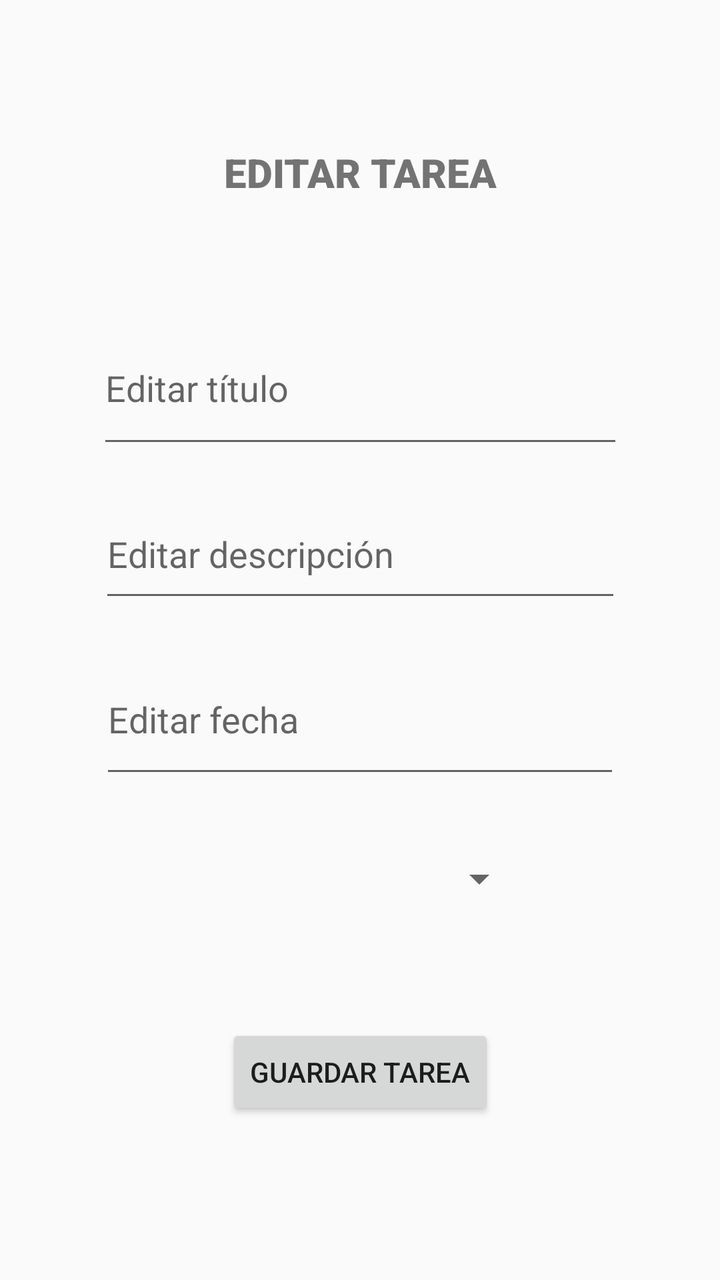
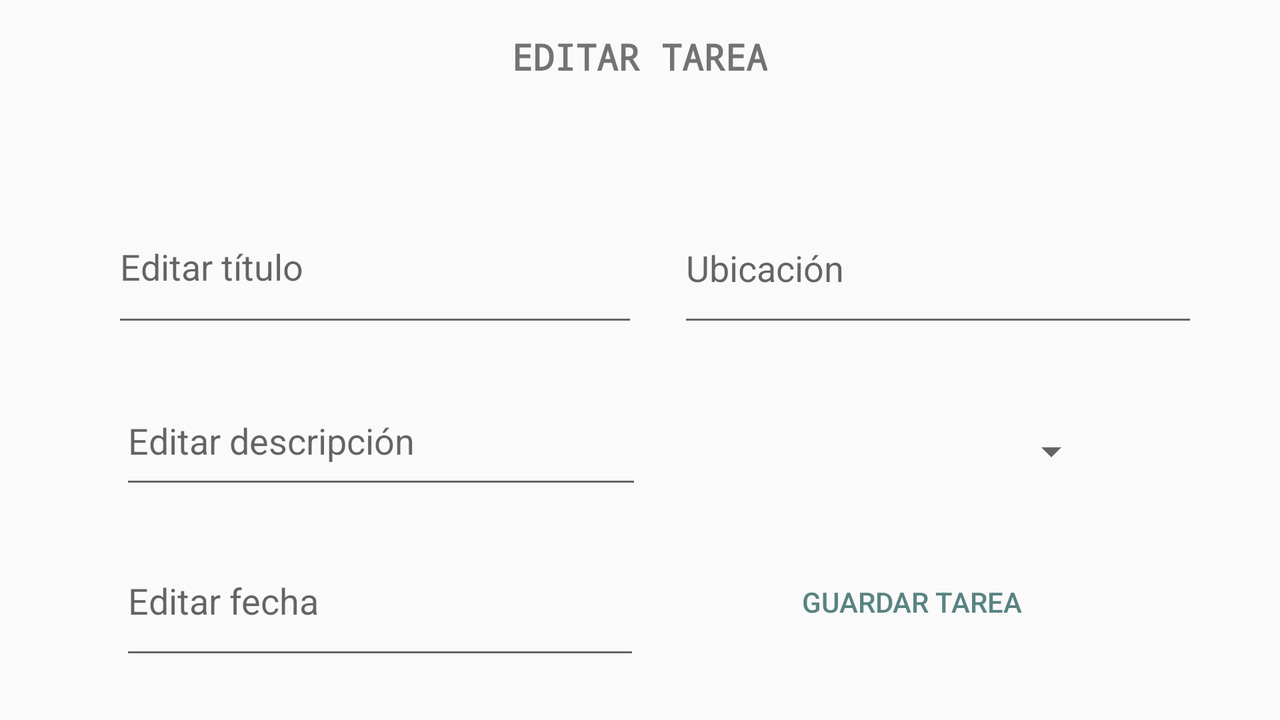

Compare how this app lays out the same screen by default and in its alternative resource folder. The renders come first, then the two layout files and the values they reference.
<!-- AndroidManifest.xml: application theme Theme.Proyecto -->
<!-- res/layout/activity_edit_tarea.xml -->
<?xml version="1.0" encoding="utf-8"?>
<androidx.constraintlayout.widget.ConstraintLayout
    xmlns:android="http://schemas.android.com/apk/res/android"
    xmlns:app="http://schemas.android.com/apk/res-auto"
    xmlns:tools="http://schemas.android.com/tools"
    android:layout_width="match_parent"
    android:layout_height="match_parent"
    android:padding="16dp">

    <EditText
        android:id="@+id/etTitulo"
        android:layout_width="263dp"
        android:layout_height="73dp"
        android:layout_marginTop="140dp"
        android:hint="@string/edit_titulo"
        app:layout_constraintEnd_toEndOf="parent"
        app:layout_constraintStart_toStartOf="parent"
        app:layout_constraintTop_toTopOf="parent" />

    <EditText
        android:id="@+id/etDescripcion"
        android:layout_width="261dp"
        android:layout_height="61dp"
        android:layout_marginTop="16dp"
        android:hint="@string/edit_descr"
        app:layout_constraintEnd_toEndOf="parent"
        app:layout_constraintStart_toStartOf="parent"
        app:layout_constraintTop_toBottomOf="@id/etTitulo" />

    <EditText
        android:id="@+id/etFechaFinalizacion"
        android:layout_width="260dp"
        android:layout_height="72dp"
        android:layout_marginTop="16dp"
        android:hint="@string/edit_fecha"
        app:layout_constraintEnd_toEndOf="parent"
        app:layout_constraintStart_toStartOf="parent"
        app:layout_constraintTop_toBottomOf="@id/etDescripcion" />

    <Spinner
        android:id="@+id/spPrioridad"
        android:layout_width="168dp"
        android:layout_height="59dp"
        android:layout_marginTop="16dp"
        app:layout_constraintEnd_toEndOf="parent"
        app:layout_constraintHorizontal_bias="0.497"
        app:layout_constraintStart_toStartOf="parent"
        app:layout_constraintTop_toBottomOf="@id/etFechaFinalizacion" />

    <Button
        android:id="@+id/btnGuardar"
        android:layout_width="wrap_content"
        android:layout_height="wrap_content"
        android:layout_marginTop="16dp"
        android:text="@string/agr_button"
        app:layout_constraintBottom_toBottomOf="parent"
        app:layout_constraintEnd_toEndOf="parent"
        app:layout_constraintStart_toStartOf="parent"
        app:layout_constraintTop_toBottomOf="@id/spPrioridad"
        app:layout_constraintVertical_bias="0.297" />

    <TextView
        android:id="@+id/textView"
        android:layout_width="wrap_content"
        android:layout_height="wrap_content"
        android:fontFamily="sans-serif-black"
        android:text="@string/Editar_tarea"
        android:textAlignment="center"
        android:textSize="20dp"
        android:typeface="normal"
        app:layout_constraintBottom_toTopOf="@+id/etTitulo"
        app:layout_constraintEnd_toEndOf="parent"
        app:layout_constraintStart_toStartOf="parent"
        app:layout_constraintTop_toTopOf="parent" />
</androidx.constraintlayout.widget.ConstraintLayout>
<!-- resources referenced by this layout -->
<resources>
  <string name="Editar_tarea">EDITAR TAREA</string>
  <string name="agr_button">Guardar tarea</string>
  <string name="edit_descr">Editar descripción</string>
  <string name="edit_fecha">Editar fecha</string>
  <string name="edit_titulo">Editar título</string>
  <style name="Theme.Proyecto" parent="Theme.AppCompat.DayNight.NoActionBar">
          
          <item name="colorPrimary">@color/colorPrimary</item>
          <item name="colorSecondary">@color/colorSecondary</item>
          <item name="colorOnPrimary">@color/colorOnPrimary</item>
          <item name="android:windowLightStatusBar">true</item>
      </style>
  <color name="colorPrimary">#F6AE2D</color>
  <color name="colorSecondary">#177E89</color>
  <color name="colorOnPrimary">#598381</color>
</resources>
<!-- res/layout-land/activity_edit_tarea.xml (the repository's variant of the layout above) -->
<!-- drawn on the phone turned sideways -->
<?xml version="1.0" encoding="utf-8"?>
<androidx.constraintlayout.widget.ConstraintLayout
    xmlns:android="http://schemas.android.com/apk/res/android"
    xmlns:app="http://schemas.android.com/apk/res-auto"
    xmlns:tools="http://schemas.android.com/tools"
    android:layout_width="match_parent"
    android:layout_height="match_parent"
    android:padding="16dp"
    android:fitsSystemWindows="true">

    <TextView
        android:id="@+id/textView_login3"
        android:layout_width="wrap_content"
        android:layout_height="wrap_content"
        android:fontFamily="monospace"
        android:text="@string/Editar_tarea"
        android:textSize="18sp"
        android:textStyle="bold"
        app:layout_constraintBottom_toTopOf="@+id/etTitulo"
        app:layout_constraintEnd_toEndOf="parent"
        app:layout_constraintHorizontal_bias="0.499"
        app:layout_constraintStart_toStartOf="parent"
        app:layout_constraintTop_toTopOf="parent"
        app:layout_constraintVertical_bias="0.364" />

    <EditText
        android:id="@+id/etTitulo"
        android:layout_width="263dp"
        android:layout_height="73dp"
        android:layout_marginStart="40dp"
        android:layout_marginTop="55dp"
        android:hint="@string/edit_titulo"
        app:layout_constraintStart_toStartOf="parent"
        app:layout_constraintTop_toBottomOf="@+id/textView_login3" />

    <Spinner
        android:id="@+id/spPrioridad"
        android:layout_width="168dp"
        android:layout_height="59dp"
        android:layout_marginTop="28dp"
        app:layout_constraintEnd_toEndOf="parent"
        app:layout_constraintHorizontal_bias="0.45"
        app:layout_constraintStart_toEndOf="@+id/etDescripcion"
        app:layout_constraintTop_toBottomOf="@id/etCoordenadas" />

    <Button
        android:id="@+id/btnGuardar"
        android:layout_width="wrap_content"
        android:layout_height="wrap_content"
        android:layout_marginTop="16dp"
        android:background="@drawable/rounded_prim_button"
        android:backgroundTint="@null"
        android:text="@string/agr_button"
        android:textColor="@color/colorOnPrimary"
        app:layout_constraintBottom_toBottomOf="parent"
        app:layout_constraintEnd_toEndOf="parent"
        app:layout_constraintHorizontal_bias="0.418"
        app:layout_constraintStart_toEndOf="@+id/etFechaFinalizacion"
        app:layout_constraintTop_toBottomOf="@id/spPrioridad"
        app:layout_constraintVertical_bias="0.232" />

    <EditText
        android:id="@+id/etFechaFinalizacion"
        android:layout_width="260dp"
        android:layout_height="72dp"
        android:layout_marginStart="44dp"
        android:layout_marginTop="12dp"
        android:hint="@string/edit_fecha"
        app:layout_constraintBottom_toBottomOf="parent"
        app:layout_constraintStart_toStartOf="parent"
        app:layout_constraintTop_toBottomOf="@id/etDescripcion"
        app:layout_constraintVertical_bias="0.135" />

    <EditText
        android:id="@+id/etCoordenadas"
        android:layout_width="260dp"
        android:layout_height="72dp"
        android:layout_marginTop="56dp"
        android:hint="@string/Ubicación"
        app:layout_constraintEnd_toEndOf="parent"
        app:layout_constraintHorizontal_bias="0.441"
        app:layout_constraintStart_toEndOf="@+id/etTitulo"
        app:layout_constraintTop_toBottomOf="@+id/textView_login3" />

    <EditText
        android:id="@+id/etDescripcion"
        android:layout_width="261dp"
        android:layout_height="61dp"
        android:layout_marginStart="44dp"
        android:layout_marginTop="20dp"
        android:hint="@string/edit_descr"
        app:layout_constraintStart_toStartOf="parent"
        app:layout_constraintTop_toBottomOf="@id/etTitulo" />

</androidx.constraintlayout.widget.ConstraintLayout>
<!-- resources referenced by the variant -->
<!-- as the phone turned sideways resolves them -->
<resources>
  <color name="colorOnPrimary">#598381</color>
  <string name="Editar_tarea">EDITAR TAREA</string>
  <string name="agr_button">Guardar tarea</string>
  <string name="edit_descr">Editar descripción</string>
  <string name="edit_fecha">Editar fecha</string>
  <string name="edit_titulo">Editar título</string>
  <style name="Theme.Proyecto" parent="Theme.AppCompat.DayNight.NoActionBar">
          
          <item name="colorPrimary">@color/colorPrimary</item>
          <item name="colorSecondary">@color/colorSecondary</item>
          <item name="colorOnPrimary">@color/colorOnPrimary</item>
          <item name="android:windowLightStatusBar">true</item>
      </style>
  <color name="colorPrimary">#F6AE2D</color>
  <color name="colorSecondary">#177E89</color>
</resources>
